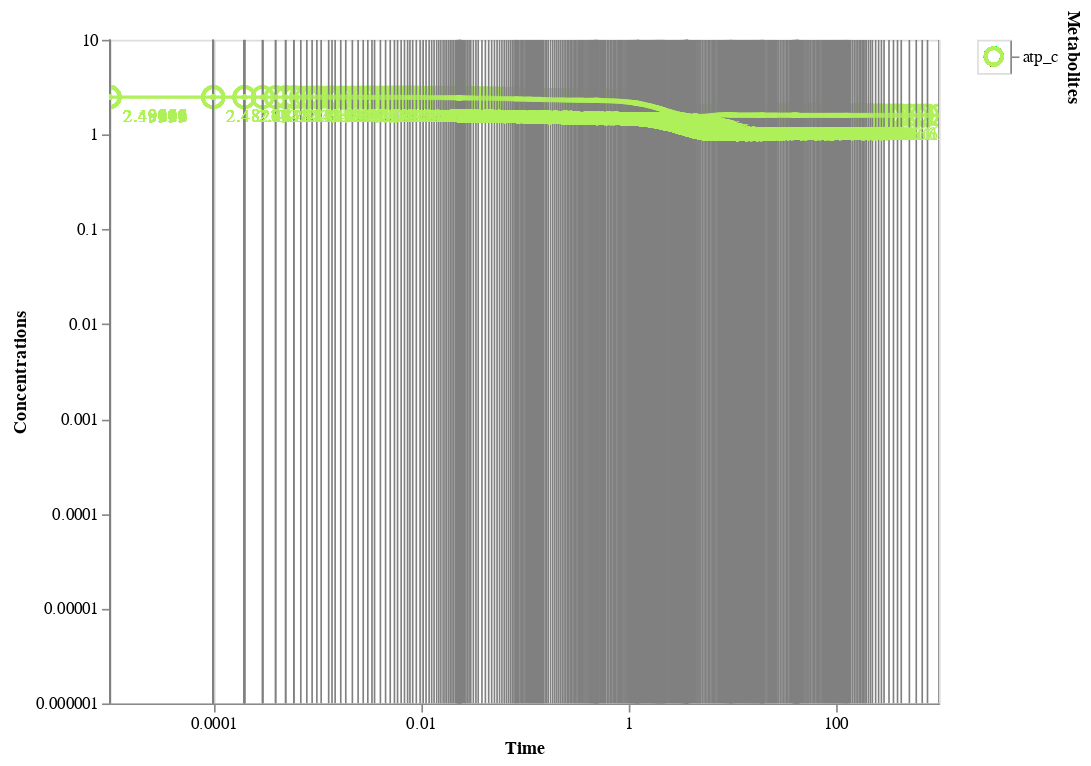

The notebook cell saved with this chart:
### Code cell
plot_conc_sol(conc_sol,
# click=True
# plot_type="linear",
interactive=True,
observable=["atp_c",
# "adp_c","f6p_c","g6p_c"
],
#  ['PFK'],

)

### Figure 1 — Vega-Lite specification as saved in the notebook (floating-point values rounded to 4 significant figures; data arrays with more than 128 entries replaced by an {"elided": "..."} marker saying what was removed)
{"config": {"view": {"continuousWidth": 400, "continuousHeight": 300}}, "hconcat": [{"layer": [{"layer": [{"mark": {"type": "line", "clip": true}, "encoding": {"color": {"condition": {"field": "Metabolites", "legend": null, "scale": {"scheme": "rainbow"}, "type": "nominal", "selection": "selector170"}, "value": "lightgray"}, "x": {"axis": {"tickCount": 5}, "field": "Time", "scale": {"domain": [1e-05, 1000.0], "type": "log"}, "type": "quantitative"}, "y": {"axis": {"grid": false, "tickCount": 5}, "field": "Concentrations", "scale": {"domain": [1e-05, 4.375], "padding": 10, "type": "log"}, "title": "Concentrations", "type": "quantitative"}}, "height": 400, "width": 500}, {"mark": "point", "encoding": {"color": {"field": "Metabolites", "legend": null, "type": "nominal"}, "opacity": {"value": 0}, "x": {"field": "Time", "type": "quantitative"}}, "selection": {"selector173": {"type": "single", "nearest": true, "on": "mouseover", "fields": ["Time"]}}}, {"mark": {"type": "point", "size": 150}, "encoding": {"color": {"condition": {"field": "Metabolites", "legend": null, "scale": {"scheme": "rainbow"}, "type": "nominal", "selection": "selector170"}, "value": "lightgray"}, "opacity": {"condition": {"value": 1, "selection": "selector173"}, "value": 0}, "shape": {"field": "Metabolites", "legend": null, "type": "nominal"}, "x": {"axis": {"tickCount": 5}, "field": "Time", "scale": {"domain": [1e-05, 1000.0], "type": "log"}, "type": "quantitative"}, "y": {"axis": {"grid": false, "tickCount": 5}, "field": "Concentrations", "scale": {"domain": [1e-05, 4.375], "padding": 10, "type": "log"}, "title": "Concentrations", "type": "quantitative"}}, "height": 400, "selection": {"selector174": {"type": "interval", "bind": "scales", "encodings": ["x", "y"]}}, "width": 500}, {"mark": {"type": "rule", "color": "gray"}, "encoding": {"x": {"field": "Time", "type": "quantitative"}}, "transform": [{"filter": {"selection": "selector173"}}]}, {"mark": {"type": "text", "align": "left", "dx": 8, "dy": 12}, "encoding": {"color": {"condition": {"field": "Metabolites", "legend": null, "scale": {"scheme": "rainbow"}, "type": "nominal", "selection": "selector170"}, "value": "lightgray"}, "text": {"condition": {"field": "Concentrations", "type": "quantitative", "selection": "selector173"}, "value": " "}, "x": {"axis": {"tickCount": 5}, "field": "Time", "scale": {"domain": [1e-05, 1000.0], "type": "log"}, "type": "quantitative"}, "y": {"axis": {"grid": false, "tickCount": 5}, "field": "Concentrations", "scale": {"domain": [1e-05, 4.375], "padding": 10, "type": "log"}, "title": "Concentrations", "type": "quantitative"}}, "height": 400, "width": 500}], "height": 500, "width": 500}, {"mark": {"type": "circle", "size": 10}, "encoding": {"color": {"field": "Metabolites", "type": "nominal"}, "x": {"field": "Time", "type": "quantitative"}, "y": {"field": "Concentrations", "type": "quantitative"}}, "selection": {"selector171": {"type": "single", "on": "mouseover", "nearest": true, "empty": "none"}, "selector172": {"type": "multi", "empty": "none"}}}, {"mark": {"type": "point", "size": 100, "stroke": "firebrick", "strokeWidth": 1}, "encoding": {"color": {"field": "Metabolites", "type": "nominal"}, "x": {"field": "Time", "type": "quantitative"}, "y": {"field": "Concentrations", "type": "quantitative"}}, "transform": [{"filter": {"selection": {"or": ["selector171", "selector172"]}}}]}, {"mark": {"type": "text", "align": "right", "dx": 4, "dy": -8, "stroke": "white", "strokeWidth": 2}, "encoding": {"color": {"field": "Metabolites", "type": "nominal"}, "text": {"field": "Concentrations", "type": "quantitative"}, "x": {"field": "Time", "type": "quantitative"}, "y": {"field": "Concentrations", "type": "quantitative"}}, "transform": [{"filter": {"selection": {"or": ["selector171", "selector172"]}}}]}, {"mark": {"type": "text", "align": "right", "dx": 4, "dy": -8}, "encoding": {"color": {"field": "Metabolites", "type": "nominal"}, "text": {"field": "Concentrations", "type": "quantitative"}, "x": {"field": "Time", "type": "quantitative"}, "y": {"field": "Concentrations", "type": "quantitative"}}, "transform": [{"filter": {"selection": {"or": ["selector171", "selector172"]}}}]}], "height": 500, "width": 500}, {"mark": {"type": "point", "size": 100}, "encoding": {"color": {"condition": {"field": "Metabolites", "legend": null, "scale": {"scheme": "rainbow"}, "type": "nominal", "selection": "selector170"}, "value": "lightgray"}, "shape": {"field": "Metabolites", "legend": null, "type": "nominal"}, "y": {"axis": {"orient": "right"}, "field": "Metabolites", "type": "nominal"}}, "selection": {"selector170": {"type": "multi", "fields": ["Metabolites"]}}}], "data": {"name": "data-4e5fe8fe9bff7dec34c3a3abd85d025e"}, "$schema": "https://vega.github.io/schema/vega-lite/v4.17.0.json", "datasets": {"data-4e5fe8fe9bff7dec34c3a3abd85d025e": {"elided": "682 records"}}}
